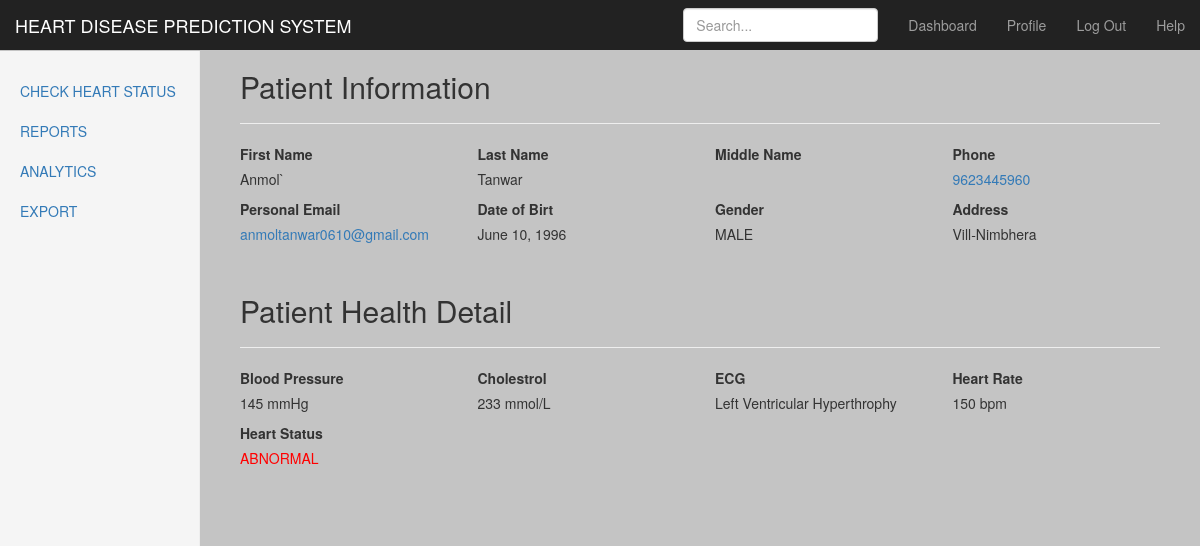
/hdps/prediction/ (signed in), run on the app's committed database.
### hdps/models.py (models this page shows, shortened)
class Profile(models.Model):
    user = models.OneToOneField(settings.AUTH_USER_MODEL, primary_key = True,on_delete=models.CASCADE)
    age = models.IntegerField(blank=True,null=True)
    birth_date = models.DateField(null=True, blank=True)
    phone_no = models.IntegerField()
    address = models.CharField(max_length=30, blank=True)
    profile_pic = models.ImageField(blank=True,null=True)

class UserReport(models.Model):
    SEX_CHOICES = [
        (1,'Male'),
        (0,'Female'),
        (0,'Others')
    ]
    CHEST_PAIN_CHOICES = [
        (1,'Typical Angina'),
        (2,'Atypical Angina'),
        (3,'Non-Anignal Pain'),
        (4,'Asymptotic')
    ]
    BLOOD_SUGAR_CHOICES = [
        (0,'Blood Sugar < 120mg/dl'),
        (1,'Blood Sugar > 120mg/dl')
    ]
    ECG_CHOICES = [
        (0,'Normal'),
        (1,'Having ST-T Wave Abromality'),
        (2,'Left Ventricular Hyperthrophy')
    ]
    EXERCISE_ANGINA_CHOICES = [
        (1,'Yes'),
        (0,'No')
    ]
    PEAK_ST_SEGMENT_CHOICES = [
        (1,'Upsloping'),
        (2,'Flat'),
        (3,'Downsloping')
    ]
    THAL_CHOICES=[
        (3,'Normal'),
        (6,'Fixed Defect'),
        (7,'Reversible Defect')
    ]
    user = models.ForeignKey(settings.AUTH_USER_MODEL,on_delete=models.CASCADE)
    age = models.IntegerField()
    sex = models.IntegerField(choices= SEX_CHOICES)
    cp = models.IntegerField(choices= CHEST_PAIN_CHOICES)
    restbps = models.IntegerField()
    chol = models.IntegerField()
    fbs = models.IntegerField(choices=BLOOD_SUGAR_CHOICES)
    ecg = models.IntegerField(choices=ECG_CHOICES)
    heart_rate = models.IntegerField()
    ex_in_angina = models.IntegerField(choices = EXERCISE_ANGINA_CHOICES)
    st_depression_in_exercise = models.FloatField()
    peak_st_segment = models.IntegerField(choices=PEAK_ST_SEGMENT_CHOICES)
    vessels_by_flourosopy = models.FloatField()
    thal = models.IntegerField(choices=THAL_CHOICES)
    date_time = models.DateTimeField(default=timezone.now())

### hdps/views.py (the view)
# urls.py: path('prediction/',views.predict,name='heart_prediction'),
def predict(request):
    data = UserReport.objects.filter(user=request.user).latest('date_time')
    print(data.age)
    reportData = np.array([data.age,data.sex,data.cp,data.restbps,data.chol,data.fbs,data.ecg,data.heart_rate,data.ex_in_angina,data.st_depression_in_exercise,data.peak_st_segment,data.vessels_by_flourosopy,data.thal])
    reportData = reportData.reshape(1,-1)
    sc = ss()
    trained_data = sc.fit_transform(HdpsConfig.trained_data)
    reportData = sc.transform(reportData)
    result = HdpsConfig.classifier.predict(reportData)
    if data.sex == 1:
        sex = 'MALE'
    else:
        sex= 'FEMALE'
    if data.ecg == 0:
        ecg_val = 'Normal'
    elif data.ecg == 1:
        ecg_val = 'ST-T Wave Abnormality'
    else:
        ecg_val = 'Left Ventricular Hyperthrophy'
    try:
        profile = Profile.objects.get(user = request.user)
    except:
        profile = None
    return render(request,'prediction_report.html',{'report_data':data,'result':result,'sex':sex,'profile':profile,'ecg_val':ecg_val})

### hdps/templates/prediction_report.html (shortened to what this page needs)
{% extends 'home.html' %}
{% load static %}
{% block body_block %}
<link rel='stylesheet' href=" {% static 'css/prediction_report.css' %}" />
<div class="col-sm-9 col-sm-offset-3 col-md-10 col-md-offset-2 main">
                                        <div class="details-tab">
                                            <div class="d-flex flex-row align-items-center mb-2">
                                                <h2 class="card-title media-body">Patient Information</h2>
                                            </div>
                                            <hr>
                                            <div class="row view-basic-card">
                                                    <div class="col-12 col-md-6 col-lg-3">
                                                        <label class="pmd-list-subtitle">First Name</label>
                                                        <p class="pmd-list-title">{{user.first_name}}</p>
                                                    </div>
                                                    <div class="col-12 col-md-6 col-lg-3">
                                                        <label class="pmd-list-subtitle">Last Name</label>
                                                        <p class="pmd-list-title">{{user.last_name}}</p>
                                                    </div>
                                                    <div class="col-12 col-md-6 col-lg-3">
                                                        <label class="pmd-list-subtitle">Middle Name</label>
                                                    </div>
                                                    <div class="col-12 col-md-6 col-lg-3">
                                                        <label class="pmd-list-subtitle">Phone</label>
                                                        <p class="pmd-list-title"><a href="#" title="">{{profile.phone_no}}</a></p>
                                                    </div>
                                                    <div class="col-12 col-md-6 col-lg-3">
                                                        <label class="pmd-list-subtitle">Personal Email</label>
                                                        <p class="pmd-list-title"><a href="#" title="">{{user.email}}</a></p>
                                                    </div>
                                                    <div class="col-12 col-md-6 col-lg-3">
                                                        <label class="pmd-list-subtitle">Date of Birt</label>
                                                        <p class="pmd-list-title">{{profile.birth_date}} </p>
                                                    </div>
                                                    <div class="col-12 col-md-6 col-lg-3">
                                                        <label class="pmd-list-subtitle">Gender</label>
                                                        <p class="pmd-list-title">{{sex}}</p>
                                                    </div>
                                                    <div class="col-12 col-md-6 col-lg-3">
                                                        <label class="pmd-list-subtitle">Address</label>
                                                        <p class="pmd-list-title">{{profile.address}}</p>
                                                    </div>
                                                </div>
                                        </div><br><br>
                                        <div class="details-tab">
                                            <div class="d-flex flex-row align-items-center mb-2">
                                                <h2 class="card-title media-body">Patient Health Detail</h2>
                                            </div>
                                            <hr>
                                            <div class="row view-employee-card">
                                                    <div class="col-12 col-md-6 col-lg-3">
                                                        <label class="pmd-list-subtitle">Blood Pressure</label>
                                                        <p class="pmd-list-title">{{report_data.restbps}} mmHg</p>
                                                    </div>
                                                    <div class="col-12 col-md-6 col-lg-3">
                                                        <label class="pmd-list-subtitle">Cholestrol </label>
                                                        <p class="pmd-list-title">{{report_data.chol}} mmol/L</p>
                                                    </div>
                                                    <div class="col-12 col-md-6 col-lg-3">
                                                        <label class="pmd-list-subtitle">ECG </label>
                                                        <p class="pmd-list-title">{{ecg_val}}</p>
                                                    </div>
                                                    <div class="col-12 col-md-6 col-lg-3">
                                                        <label class="pmd-list-subtitle">Heart Rate</label>
                                                        <p class="pmd-list-title">{{report_data.heart_rate}} bpm</p>
                                                    </div>
                                                    <div class="col-12 col-md-6 col-lg-3">
                                                        <label class="pmd-list-subtitle">Heart Status</label>
                                                        {% if result == 0%}
                                                          <p class="pmd-list-title" style='color:green'>NORMAL</p>
                                                        {% else %}
                                                        <p class="pmd-list-title" style='color:red'>ABNORMAL</p>
                                                        {%endif%}                                                   </div>
                                                </div>
</div>
{% endblock %}

### hdps/static/css/home.css (style rules this page uses)
body { padding-top:50px; }
.main { padding: 20px; }
@media (min-width: 768px) { .main { padding-right: 40px; padding-left: 40px; } }

### hdps/static/css/prediction_report.css (style rules this page uses)
body { background: #c4c4c4; }

### data on the page
Profile: phone_no "9623445960", birth_date "June 10, 1996", address "Vill-Nimbhera"
UserReport: restbps "145", chol "233", heart_rate "150"

### other printed values
{{ user.first_name }} "Anmol`"
{{ user.last_name }} "Tanwar"
{{ user.email }} "anmoltanwar0610@gmail.com"
{{ sex }} "MALE"
{{ ecg_val }} "Left Ventricular Hyperthrophy"
